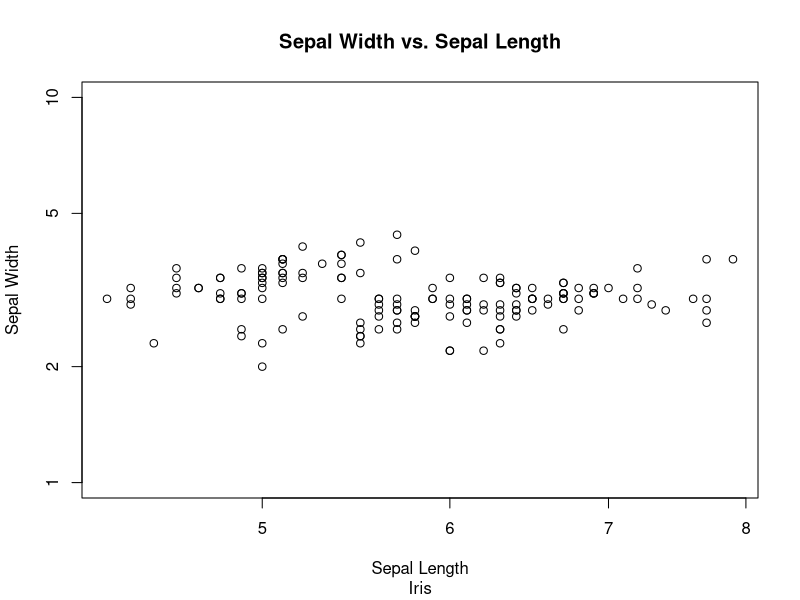
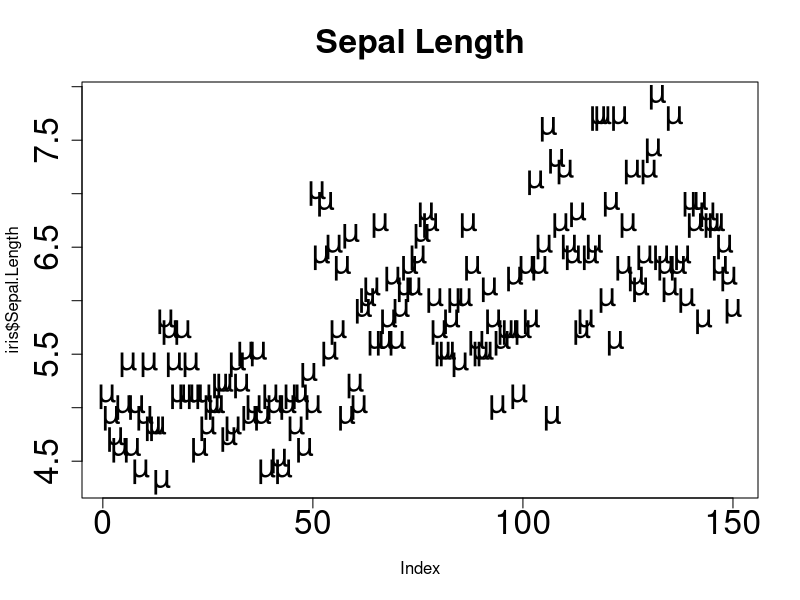
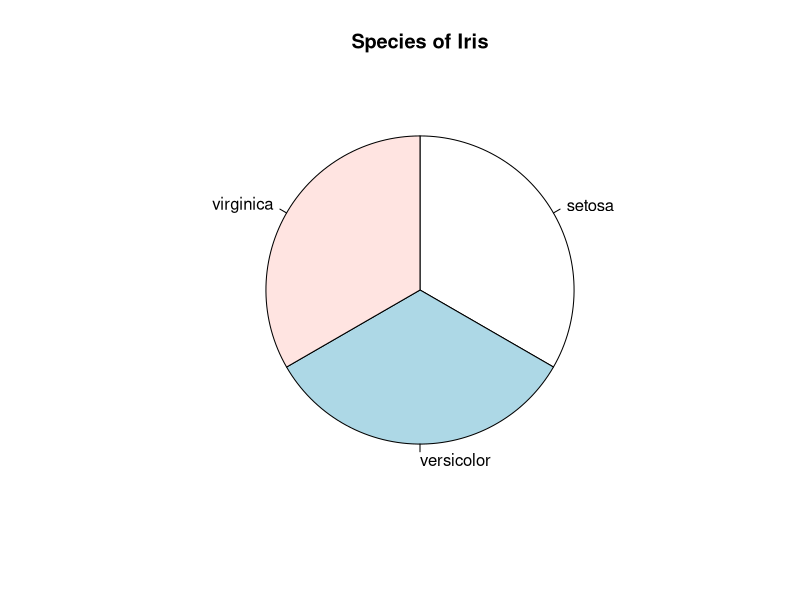
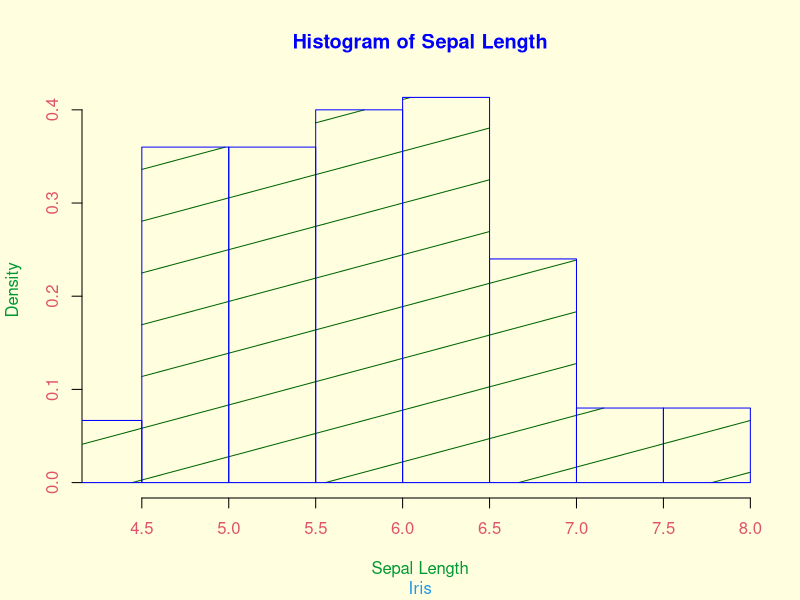
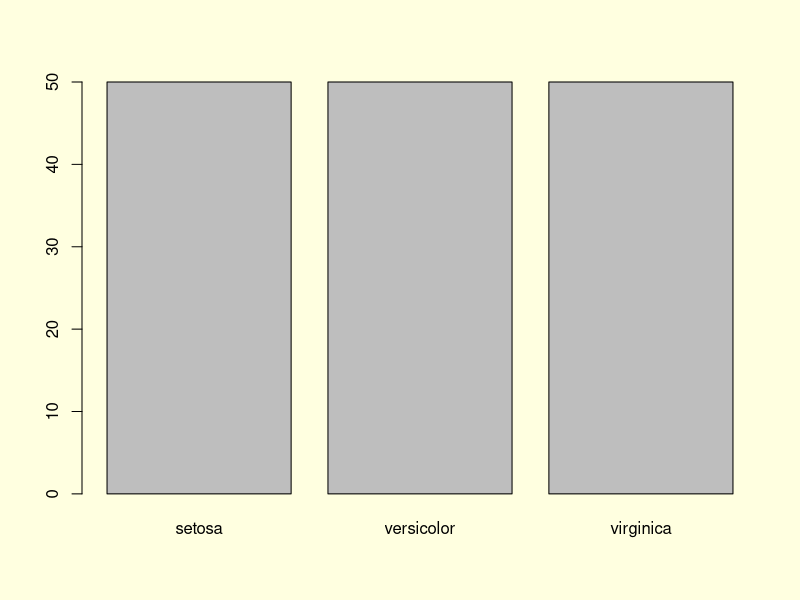
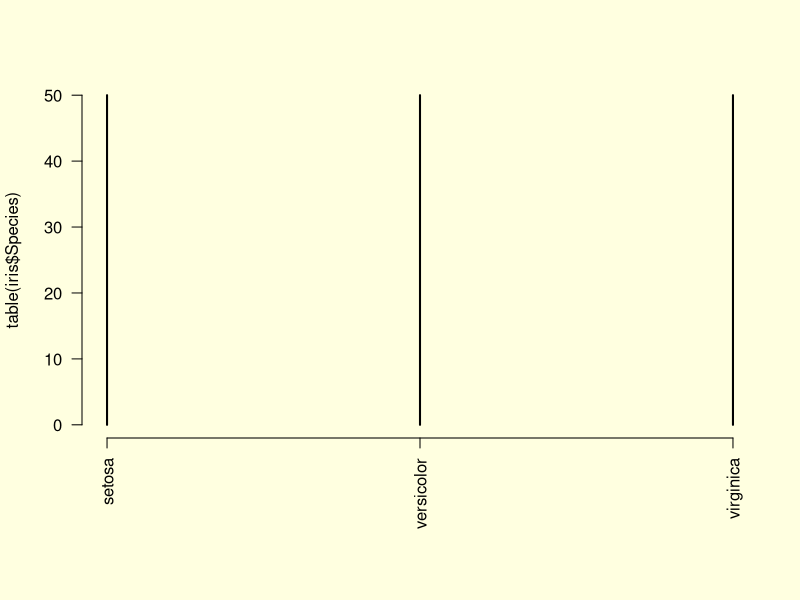
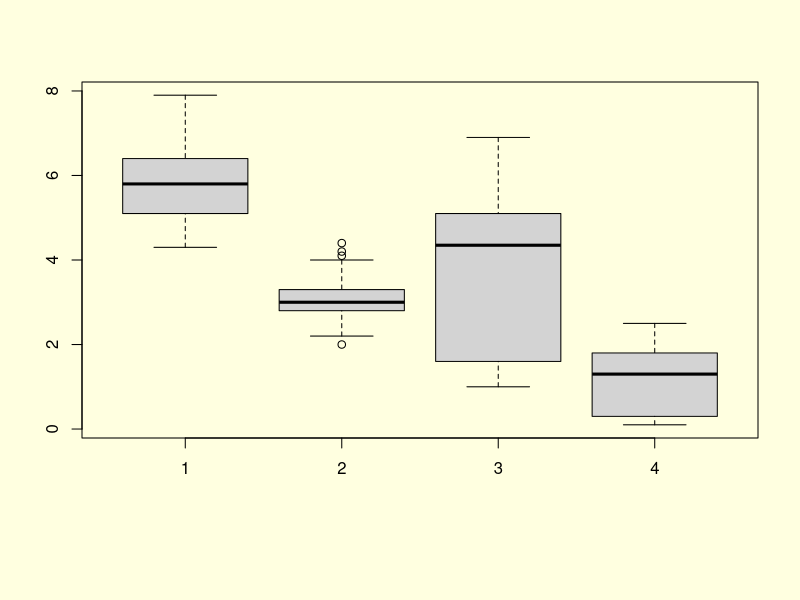
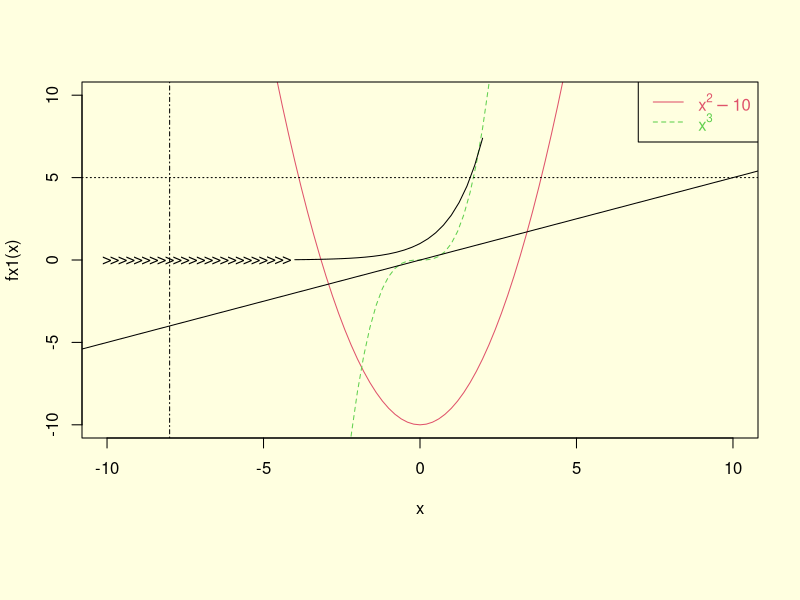

The R script that drew these images, in order:

head(iris)

summary(iris)

# Some parameters related to titles, labels, limits...
plot(x = iris$Sepal.Length, y = iris$Sepal.Width,
     main = "Sepal Width vs. Sepal Length",    # Title
     sub = "Iris",                             # Sub title
     xlim = range(iris$Sepal.Length),          # limits of x-axis
     ylim = c(1, 10),                                   # Limits of y-axis
     xlab = "Sepal Length",                    # Label of x-axis
     ylab = "Sepal Width",                    # Label of y-axis
     log = "xy"                                 # Axis to be set on log scale
)            
# x and y are arguments - these two are sufficient for a plot
# In this plot, I specified some most basic graphical parameters.

# Some parameters related to text and plot size.
plot(iris$Sepal.Length,
     type = "p",    # Type of plot, default is points.
     pch = "µ",     # plotting symbols, 1~25 plus anything you want.
     cex = 2,       # Plotting text and symbol size
     cex.axis = 2,  # Axis annotation size
     main = "Sepal Length", 
     cex.main = 2,  # Title text size
     cex.lab = 1,   # Axis label size
     lwd = 1,       # Line width
     lty = 4
)

table(iris$Species)

# My second pie chart......
pie(x = table(iris$Species),
#     col = 1:3,
    clockwise = T,
    main = "Species of Iris",  
)

# Some parameters related to colors
par(bg = "lightyellow") # par() sets graphical parameters before plots.

hist(iris$Sepal.Length,
     freq = F,             # count or proportion
#      breaks = 15,
     breaks = seq(from = 4,to = 8,by = 0.5),
     xlim = range(iris$Sepal.Length),
     main = "Histogram of Sepal Length",
     sub = "Iris",
     xlab = "Sepal Length",
     col.main = "blue",
     col.axis = 2,
     col.lab = "#009933",
     col.sub = 4,           # multiple ways to specify color.
     col = "darkgreen",
     border = "blue",       # Color of border of the bars
     density = 2,           # density of shading lines
     angle = 15             # angle of shading lines, in degrees.
)
# border, density and angle are parameters specific to hist().
# Mostly showed parameters related to colors.
# Sorry I am really really really bad with colors.

table(iris$Species)
barplot(table(iris$Species))

par(mar = c(8, 4, 4, 2) + 0.1) 
# Set the margins around the plotting area
plot(table(iris$Species), type = "h", las = 2)
# las controls the orientation of axis annotations.

boxplot(iris$Sepal.Length, iris$Sepal.Width, iris$Petal.Length, iris$Petal.Width)

fx1 <- function(x){x^2-10}
fx2 <- function(x){x^3}

curve(fx1,
      xlim = c(-10, 10), ylim = c(-10, 10),
      col = 2, lty = 1)
curve(fx2, add = TRUE,   # add is an parameter in curve()
      col = 3, lty = 2)  # TRUE -> plot on the existing plot

x <- seq(from = -10, to = 2, by = 0.25)
y1 <- exp(x[1:24])
y2 <- exp(x[25:49])
points(x=x[1:24], y=y1, pch = ">")  # Add these points to the existing plot
lines(x=x[25:49], y=y2)
# Add the smooth line containing these points to the existing plot
# lines(x=x, y=y)     

abline(h = 5, lty = 3)      # h -> horizontal line at y = 5 
abline(v = -8, lty = "dotdash")     # v => vertical line at x = -8

abline(a = 0, b = 1/2)      # y = a + bx

# legend
legend("topright",       # Can also be "top", "bottomright", ...
       c(expression(paste(x^2-10)), expression(paste(x^3))),
       col = c(2,3),      # Usually corresponds to the plot
       lty = c(1,2),
       text.col = c(2,3))

xx <- seq(from = -10, to = 10, by = 0.1)
yy <- dnorm(xx, mean = 0, sd = 2)  
# dnorm() gives the normal distribution density
plot(x = xx, y = yy, type = "l", main = "PDF of Normal(0, 2)",
     axes = F,      # Suppress axes
     xlab = "x", ylab = "Density"
)
# axis() allows us to customize axes.
axis(1, at = seq(from = -10, to = 10, by = 4))
axis(2, at = seq(from = 0, to = 1, by = 0.02))
grid()   # add grid lines.
# Explore the parameters allowed in grid()

par(mfrow = c(2,2), mar = c(3, 2, 1, 1) + 0.1) # 2 x 2 = 4 plots on the same page, mar allows us to change margin
plot(lm(Sepal.Length~Petal.Length, data = iris))
# lm() for linear regression - EPIB 621 material
# Plot your linear regression object will give 4 diagnostic plots.

matrix(c(1,1,2,3), 2, 2, byrow = TRUE)

nf <- layout(matrix(c(1,1,2,3), 2, 2, byrow = TRUE))
par(mar = c(3, 2, 1, 1) + 0.1)
# layout.show(nf)  # Shows the partition of the plotting area
plot(x=x, y=c(y1, y2), type = "l")
plot(x=xx, y=yy, type = "l")
boxplot(iris$Sepal.Length, iris$Petal.Length)

pdf(file = "Normal_Density.pdf")

plot(x = xx, y = yy, type = "l", main = "PDF of Normal(0, 2)",
     axes = F, xlab = "x", ylab = "Density")
axis(1, at = seq(from = -10, to = 10, by = 2))
axis(2, at = seq(from = 0, to = 1, by = 0.02))
grid()

dev.off()

# mu <- 0:4
# sigma <- 1:5
bg.color <- c("grey90", "grey80", "grey70", "grey60", "grey50") # Colors of your choice

x <- seq(from = -15, to = 20, by = 0.1)
for (i in 1:5) {
    y <- dnorm(x, mean = i-1, sd = i)
    
    pdf(file = paste("Normal_Density_", i, ".pdf", sep = ""))
    par(bg = bg.color[i])
    
    plot(x = x, y = y, type = "l", lty = i, xlim = c(-15, 20),
         main = paste("PDF of Normal(", i-1, ",", i, ")", sep = ""))
    abline(v = i-1, col = "maroon4")
    grid()
    dev.off()
}


